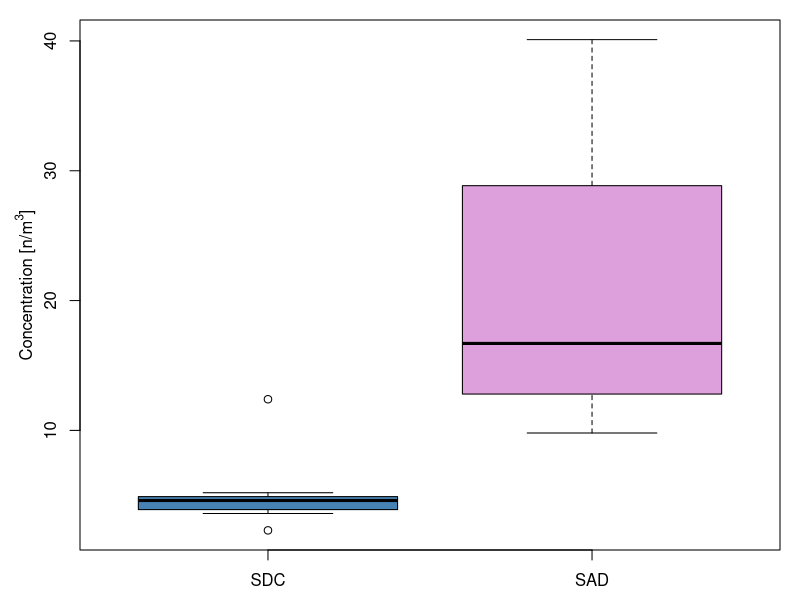
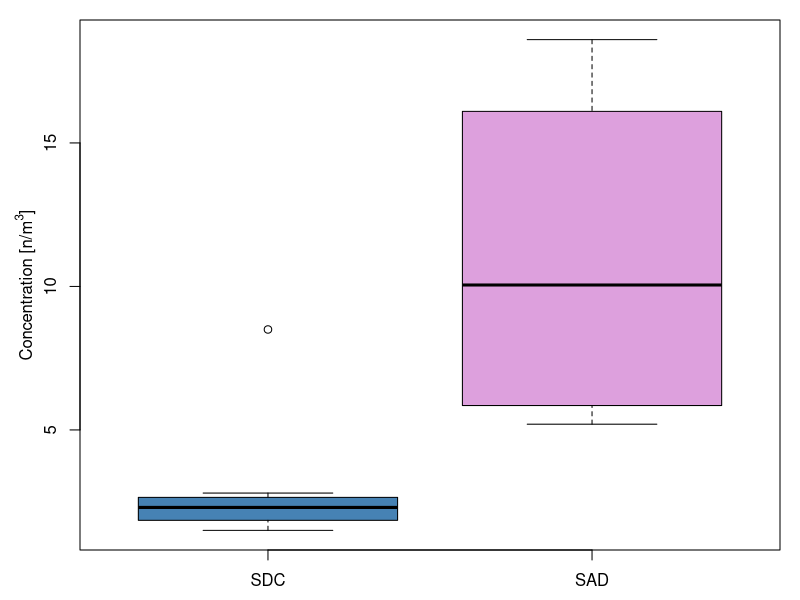
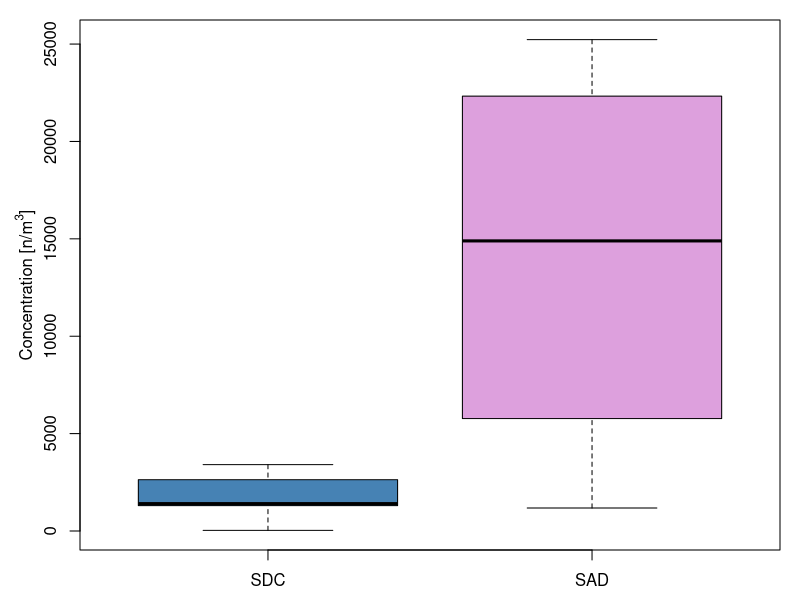
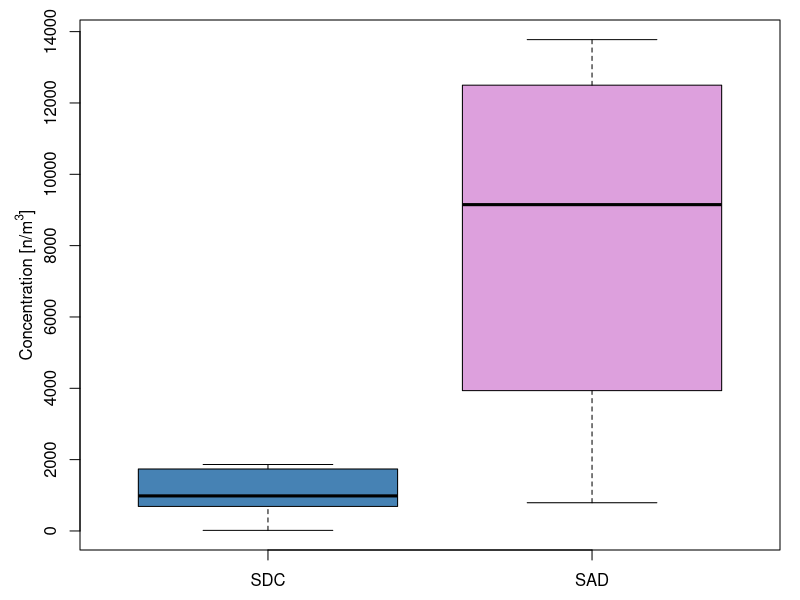

The R source for these figures, in order:
# Testing Signifigance between SAD and SDC datasets
###Clear the R environment
rm(list=ls());graphics.off();cat("\f");

##############################
#1.) Low Flow Data (All Particles)
###############################
# SAD data [n/m3]
sad <- c(15.8, 9.8, 17.6, 40.1)

# SDC data [n/m3]
sdc <- c(4.2, 4.6, 12.4, 3.6, 2.3, 4.6, 5.2)

# Perform Shapiro-Wilk test for normality
shapiro_sad <- shapiro.test(sad)
shapiro_sdc <- shapiro.test(sdc)

# Perform variance test for equal variances
var_test <- var.test(sad, sdc)

# Check the normality and equal variances assumptions
if (shapiro_sad$p.value < 0.05 || shapiro_sdc$p.value < 0.05) {
  # If data are not normally distributed, you might consider non-parametric tests
  wilcox_result <- wilcox.test(sad, sdc, exact = FALSE)
  print("Data are not normally distributed.")
  print(wilcox_result)
} else if (var_test$p.value < 0.05) {
  # If equal variances assumption is violated, you might consider Welch's t-test
  t_test_result <- t.test(sad, sdc, var.equal = FALSE)
  print("Variances are not equal.")
  print(t_test_result)
} else {
  # If assumptions are met, perform the t-test
  t_test_result <- t.test(sad, sdc)
  print("Assumptions are met.")
  print(t_test_result)
}

summary(sdc)
summary(sad)
par(mar=c(2.5,4,1,1))
boxplot(sdc,sad,
        col = c("steelblue", "plum"),
        names=c("SDC", "SAD"), ylab="")
title(ylab=expression("Concentration [n/m"^3*"]"),line=2)

# Print the result
print("Low Flow Data (All Particles)")

##############################
##############################
###Clear the R environment
rm(list=ls());graphics.off();cat("\f");
##############################
#1.) Low Flow Data (NonFiber Particles)
###############################
# SAD data Non-Fiber [n/m3]
sad <- c(5.2, 6.5, 13.6, 18.6)

# SDC data [Non-Fiber [n/m3]
sdc <- c(2.1, 2.3, 8.5, 1.5, 1.6,2.8,2.5)

# Perform Shapiro-Wilk test for normality
shapiro_sad <- shapiro.test(sad)
shapiro_sdc <- shapiro.test(sdc)

# Perform variance test for equal variances
var_test <- var.test(sad, sdc)

# Check the normality and equal variances assumptions
if (shapiro_sad$p.value < 0.05 || shapiro_sdc$p.value < 0.05) {
  # If data are not normally distributed, you might consider non-parametric tests
  wilcox_result <- wilcox.test(sad, sdc, exact = FALSE)
  print("Data are not normally distributed.")
  print(wilcox_result)
} else if (var_test$p.value < 0.05) {
  # If equal variances assumption is violated, you might consider Welch's t-test
  t_test_result <- t.test(sad, sdc, var.equal = FALSE)
  print("Variances are not equal.")
  print(t_test_result)
} else {
  # If assumptions are met, perform the t-test
  t_test_result <- t.test(sad, sdc)
  print("Assumptions are met.")
  print(t_test_result)
}


summary(sdc)
summary(sad)
par(mar=c(2.5,4,1,1))
boxplot(sdc,sad,
        col = c("steelblue", "plum"),
        names=c("SDC", "SAD"), ylab="")
title(ylab=expression("Concentration [n/m"^3*"]"),line=2)

# Print the result
print("Low Flow Data (Non-Fiber Particles)")

##############################
##############################
###Clear the R environment
rm(list=ls());graphics.off();cat("\f");
##############################
#1.) Storm Flow Data (All Particles)
###############################
# SAD data [n/m3]
sad <- c(1179.5, 10365.9, 19424.2, 25228.3)

# SDC data [n/m3]
sdc <- c(3407.2, 1405.4, 2632.8, 31.6, 1302.4)

# Perform Shapiro-Wilk test for normality
shapiro_sad <- shapiro.test(sad)
shapiro_sdc <- shapiro.test(sdc)

# Perform variance test for equal variances
var_test <- var.test(sad, sdc)

# Check the normality and equal variances assumptions
if (shapiro_sad$p.value < 0.05 || shapiro_sdc$p.value < 0.05) {
  # If data are not normally distributed, you might consider non-parametric tests
  wilcox_result <- wilcox.test(sad, sdc, exact = FALSE)
  print("Data are not normally distributed.")
  print(wilcox_result)
} else if (var_test$p.value < 0.05) {
  # If equal variances assumption is violated, you might consider Welch's t-test
  t_test_result <- t.test(sad, sdc, var.equal = FALSE)
  print("Variances are not equal.")
  print(t_test_result)
} else {
  # If assumptions are met, perform the t-test
  t_test_result <- t.test(sad, sdc)
  print("Assumptions are met.")
  print(t_test_result)
}

summary(sdc)
summary(sad)
par(mar=c(2.5,4,1,1))
boxplot(sdc,sad,
        col = c("steelblue", "plum"),
        names=c("SDC", "SAD"), ylab="")
title(ylab=expression("Concentration [n/m"^3*"]"),line=2)

# Print the result
print("Storm Flow Data (All Particles)")

##############################
##############################
###Clear the R environment
rm(list=ls());graphics.off();cat("\f");
##############################
#1.) Storm Flow Data (Non-Fiber Particles)
###############################
# SAD data Non-Fiber [n/m3]
sad <- c(791.2, 7077.3, 13775.8, 11221.5)

# SDC data Non-Fiber [n/m3]
sdc <- c(1863.3, 983.3, 1737.4,16.4, 687.3)

# Perform Shapiro-Wilk test for normality
shapiro_sad <- shapiro.test(sad)
shapiro_sdc <- shapiro.test(sdc)

# Perform variance test for equal variances
var_test <- var.test(sad, sdc)

# Check the normality and equal variances assumptions
if (shapiro_sad$p.value < 0.05 || shapiro_sdc$p.value < 0.05) {
  # If data are not normally distributed, you might consider non-parametric tests
  wilcox_result <- wilcox.test(sad, sdc, exact = FALSE)
  print("Data are not normally distributed.")
  print(wilcox_result)
} else if (var_test$p.value < 0.05) {
  # If equal variances assumption is violated, you might consider Welch's t-test
  t_test_result <- t.test(sad, sdc, var.equal = FALSE)
  print("Variances are not equal.")
  print(t_test_result)
} else {
  # If assumptions are met, perform the t-test
  t_test_result <- t.test(sad, sdc)
  print("Assumptions are met.")
  print(t_test_result)
}

summary(sdc)
summary(sad)
par(mar=c(2.5,4,1,1))
boxplot(sdc,sad,
        col = c("steelblue", "plum"),
        names=c("SDC", "SAD"), ylab="")
title(ylab=expression("Concentration [n/m"^3*"]"),line=2)

# Print the result
print("Storm Flow Data (Non-Fiber Particles)")
